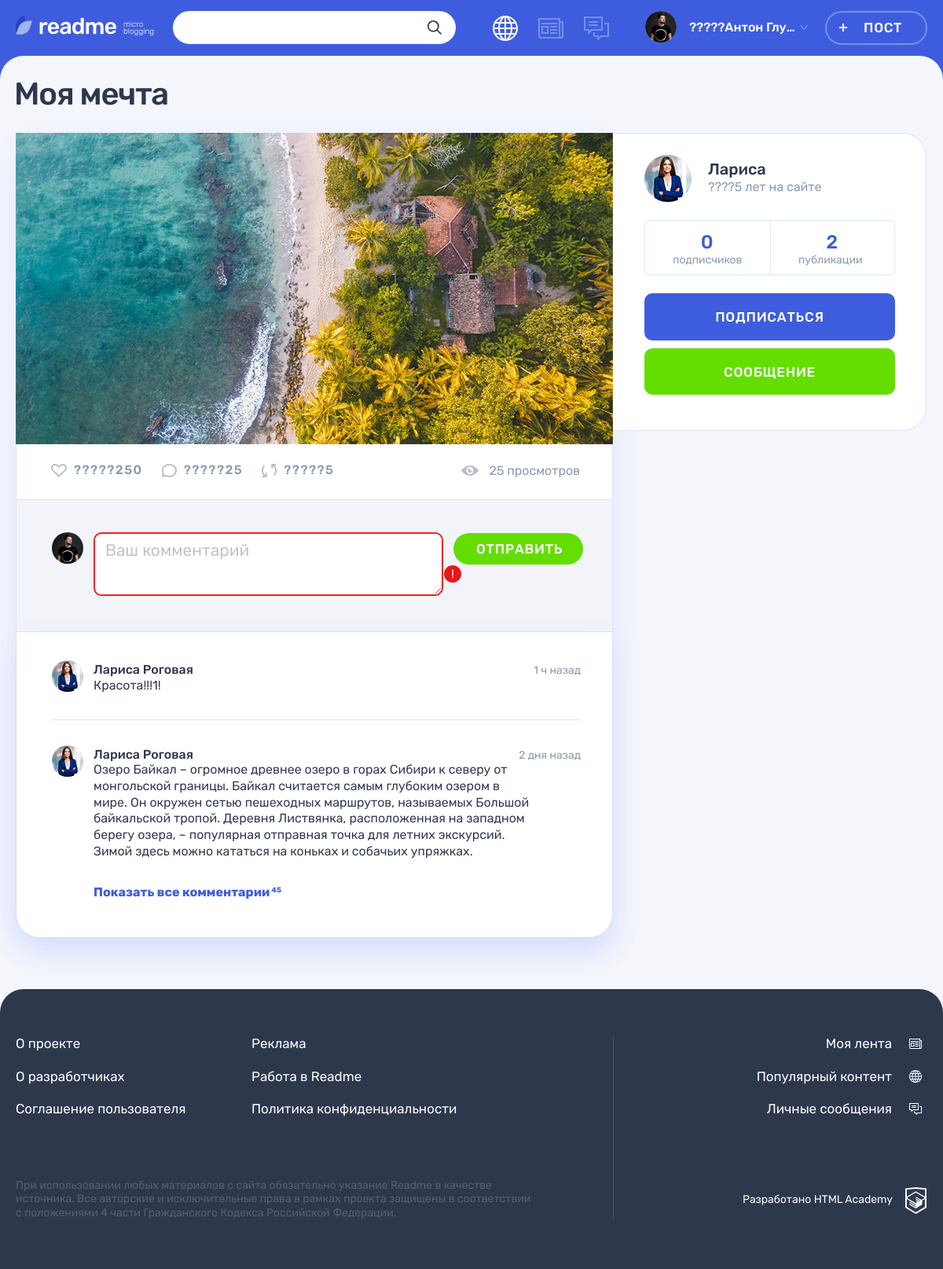
The app's page /post.php?id=4 with its own data.
### tables this page shows
CREATE TABLE IF NOT EXISTS posts (
id INT UNSIGNED AUTO_INCREMENT PRIMARY KEY,
author_id INT UNSIGNED,
post_type INT UNSIGNED,
dt_add DATETIME,
heading VARCHAR(128),
content TEXT,
quote_author TEXT,
img_url VARCHAR(128),
youtube_url VARCHAR(128),
url VARCHAR(128),
view_count INT,
FOREIGN KEY (author_id) REFERENCES users(id)
ON UPDATE CASCADE
ON DELETE CASCADE,
FOREIGN KEY (post_type) REFERENCES content_types(id)
ON UPDATE CASCADE
ON DELETE CASCADE
);

CREATE TABLE IF NOT EXISTS users (
id INT UNSIGNED AUTO_INCREMENT PRIMARY KEY,
username VARCHAR(32) NOT NULL UNIQUE,
dt_add DATETIME,
email VARCHAR(128) NOT NULL UNIQUE,
password VARCHAR(64),
avatar VARCHAR(128)
);

### helpers.php (called while the page is built, shortened)
<?php
function get_noun_plural_form(int $number, string $one, string $two, string $many): string
{
    $number = (int)$number;
    $mod10 = $number % 10;
    $mod100 = $number % 100;
    switch (true) {
        case ($mod10 >= 2 && $mod10 <= 4):
            return $two;
        default:
            return $many;
    }
}
function include_template($name, array $data = [])
{
    $name = 'templates/' . $name;
    extract($data);
    require $name;
    $result = ob_get_clean();
    return $result;
}

### functions.php (called while the page is built, shortened)
<?php
function secure_query_bind_result(mysqli $connection, string $sql, bool $check, ...$params) {
    $param_types = '';
    foreach ($params as $param) {
        $param_types .= (gettype($param) == 'integer') ? 'i' : 's';
    }
    $prepared_sql = mysqli_prepare($connection, $sql);
    mysqli_stmt_bind_param($prepared_sql, $param_types, ...$params);
    mysqli_stmt_execute($prepared_sql);
    if ($check) {
        mysqli_stmt_bind_result($prepared_sql, $bind);
        mysqli_stmt_fetch($prepared_sql);
        mysqli_stmt_close($prepared_sql);
        return $bind;
    }
    else {
        return mysqli_stmt_get_result($prepared_sql);
    }
}

### templates/post-details.php (the view, shortened to what this page needs)
<!DOCTYPE html>
<html lang="ru">
<head>
  <link rel="stylesheet" href="css/main.css">
</head>
<body class="page">
<header class="header">
  <div class="header__wrapper container">
    <div class="header__logo-wrapper">
      <a class="header__logo-link" href="main.html">
        <img class="header__logo" src="img/logo.svg" alt="Логотип readme" width="128" height="24">
      </a>
      <p class="header__topic">
        micro blogging
      </p>
    </div>
    <form class="header__search-form form" action="#" method="get">
      <div class="header__search">
        <input class="header__search-input form__input" type="search">
        <button class="header__search-button button" type="submit">
          <svg class="header__search-icon" width="18" height="18">
            <use xlink:href="#icon-search"></use>
          </svg>
        </button>
      </div>
    </form>
    <div class="header__nav-wrapper">
      <nav class="header__nav">
        <ul class="header__my-nav">
          <li class="header__my-page header__my-page--popular">
            <a class="header__page-link header__page-link--active" title="Популярный контент">
            </a>
          </li>
          <li class="header__my-page header__my-page--feed">
            <a class="header__page-link" href="feed.html" title="Моя лента">
            </a>
          </li>
          <li class="header__my-page header__my-page--messages">
            <a class="header__page-link" href="messages.html" title="Личные сообщения">
            </a>
          </li>
        </ul>
        <ul class="header__user-nav">
          <li class="header__profile">
            <a class="header__profile-link" href="#">
              <div class="header__avatar-wrapper">
                <img class="header__profile-avatar" src="img/userpic-medium.jpg" alt="Аватар профиля">
              </div>
              <div class="header__profile-name">
                <span>?????Антон Глуханько</span>
                <svg class="header__link-arrow" width="10" height="6">
                  <use xlink:href="#icon-arrow-right-ad"></use>
                </svg>
              </div>
            </a>
          </li>
          <li>
            <a class="header__post-button button button--transparent" href="add.php">Пост</a>
          </li>
        </ul>
      </nav>
    </div>
  </div>
</header>
<main class="page__main page__main--publication">
  <div class="container">
    <h1 class="page__title page__title--publication"><?=$post['heading']?></h1>
    <section class="post-details">
      <div class="post-details__wrapper">
        <div class="post-details__main-block post post--details">
            <div class="post-<?=$post['type_class']?>">
                <?php
                $post_content = include_template($post['type_class'].'-details.php', ['post' => $post]);
                print($post_content);
                ?>
            </div>
          <div class="post__indicators">
            <div class="post__buttons">
              <a class="post__indicator post__indicator--likes button" href="#" title="Лайк">
                <svg class="post__indicator-icon" width="20" height="17">
                  <use xlink:href="#icon-heart"></use>
                </svg>
                <span>?????250</span>
              </a>
              <a class="post__indicator post__indicator--comments button" href="#" title="Комментарии">
                <svg class="post__indicator-icon" width="19" height="17">
                  <use xlink:href="#icon-comment"></use>
                </svg>
                <span>?????25</span>
              </a>
              <a class="post__indicator post__indicator--repost button" href="#" title="Репост">
                <svg class="post__indicator-icon" width="19" height="17">
                  <use xlink:href="#icon-repost"></use>
                </svg>
                <span>?????5</span>
              </a>
            </div>
            <span class="post__view"><?=$post['view_count']?> просмотров</span>
          </div>
          <div class="comments">
            <form class="comments__form form" action="#" method="post">
              <div class="comments__my-avatar">
                <img class="comments__picture" src="img/userpic-medium.jpg" alt="Аватар пользователя">
              </div>
              <div class="form__input-section form__input-section--error">
                <textarea class="comments__textarea form__textarea form__input" placeholder="Ваш комментарий"></textarea>
                <button class="form__error-button button" type="button">!</button>
              </div>
              <button class="comments__submit button button--green" type="submit">Отправить</button>
            </form>
            <div class="comments__list-wrapper">
              <ul class="comments__list">
                <li class="comments__item user">
                  <div class="comments__avatar">
                    <a class="user__avatar-link" href="#">
                      <img class="comments__picture" src="img/userpic-larisa.jpg" alt="Аватар пользователя">
                    </a>
                  </div>
                  <div class="comments__info">
                    <div class="comments__name-wrapper">
                      <a class="comments__user-name" href="#">
                        <span>Лариса Роговая</span>
                      </a>
                      <time class="comments__time" datetime="2019-03-20">1 ч назад</time>
                    </div>
                    <p class="comments__text">
                      Красота!!!1!
                    </p>
                  </div>
                </li>
                <li class="comments__item user">
                  <div class="comments__avatar">
                    <a class="user__avatar-link" href="#">
                      <img class="comments__picture" src="img/userpic-larisa.jpg" alt="Аватар пользователя">
                    </a>
                  </div>
                  <div class="comments__info">
                    <div class="comments__name-wrapper">
                      <a class="comments__user-name" href="#">
                        <span>Лариса Роговая</span>
                      </a>
                      <time class="comments__time" datetime="2019-03-18">2 дня назад</time>
                    </div>
                    <p class="comments__text">
                      Озеро Байкал – огромное древнее озеро в горах Сибири к северу от монгольской границы. Байкал считается самым глубоким озером в мире. Он окружен сетью пешеходных маршрутов, называемых Большой байкальской тропой. Деревня Листвянка, расположенная на западном берегу озера, – популярная отправная точка для летних экскурсий. Зимой здесь можно кататься на коньках и собачьих упряжках.
                    </p>
                  </div>
                </li>
              </ul>
              <a class="comments__more-link" href="#">
                <span>Показать все комментарии</span>
                <sup class="comments__amount">45</sup>
              </a>
            </div>
          </div>
        </div>
        <div class="post-details__user user">
          <div class="post-details__user-info user__info">
            <div class="post-details__avatar user__avatar">
              <a class="post-details__avatar-link user__avatar-link" href="#">
                <img class="post-details__picture user__picture" src="<?=$post['avatar']?>" alt="Аватар пользователя">
              </a>
            </div>
            <div class="post-details__name-wrapper user__name-wrapper">
              <a class="post-details__name user__name" href="#">
                <span><?= $post['username'] ?></span>
              </a>
              <time class="post-details__time user__time" datetime="2014-03-20">????5 лет на сайте</time>
            </div>
          </div>
          <div class="post-details__rating user__rating">
            <p class="post-details__rating-item user__rating-item user__rating-item--subscribers">
              <span class="post-details__rating-amount user__rating-amount"><?= $author_followers_count ?></span>
              <span class="post-details__rating-text user__rating-text"><?= get_noun_plural_form($author_followers_count,'подписчик','подписчика','подписчиков'); ?></span>
            </p>
            <p class="post-details__rating-item user__rating-item user__rating-item--publications">
              <span class="post-details__rating-amount user__rating-amount"><?= $author_posts_count ?></span>
              <span class="post-details__rating-text user__rating-text"><?= get_noun_plural_form($author_posts_count,'публикация','публикации','публикаций'); ?></span>
            </p>
          </div>
          <div class="post-details__user-buttons user__buttons">
            <button class="user__button user__button--subscription button button--main" type="button">Подписаться</button>
            <a class="user__button user__button--writing button button--green" href="#">Сообщение</a>
          </div>
        </div>
      </div>
    </section>
  </div>
</main>
<footer class="footer">
  <div class="footer__wrapper">
    <div class="footer__container container">
      <div class="footer__site-info">
        <div class="footer__site-nav">
          <ul class="footer__info-pages">
            <li class="footer__info-page">
              <a class="footer__page-link" href="#">О проекте</a>
            </li>
            <li class="footer__info-page">
              <a class="footer__page-link" href="#">Реклама</a>
            </li>
            <li class="footer__info-page">
              <a class="footer__page-link" href="#">О разработчиках</a>
            </li>
            <li class="footer__info-page">
              <a class="footer__page-link" href="#">Работа в Readme</a>
            </li>
            <li class="footer__info-page">
              <a class="footer__page-link" href="#">Соглашение пользователя</a>
            </li>
            <li class="footer__info-page">
              <a class="footer__page-link" href="#">Политика конфиденциальности</a>
            </li>
          </ul>
        </div>
        <p class="footer__license">
          При использовании любых материалов с сайта обязательно указание Readme в качестве источника. Все авторские и исключительные права в рамках проекта защищены в соответствии с положениями 4 части Гражданского Кодекса Российской Федерации.
        </p>
      </div>
      <div class="footer__my-info">
        <ul class="footer__my-pages">
          <li class="footer__my-page footer__my-page--feed">
            <a class="footer__page-link" href="feed.html">Моя лента</a>
          </li>
          <li class="footer__my-page footer__my-page--popular">
            <a class="footer__page-link" href="popular.html">Популярный контент</a>
          </li>
          <li class="footer__my-page footer__my-page--messages">
            <a class="footer__page-link" href="messages.html">Личные сообщения</a>
          </li>
        </ul>
        <div class="footer__copyright">
          <a class="footer__copyright-link" href="https://htmlacademy.ru">
            <span>Разработано HTML Academy</span>
            <svg class="footer__copyright-logo" width="27" height="34">
              <use xlink:href="#icon-htmlacademy"></use>
            </svg>
          </a>
        </div>
      </div>
    </div>
  </div>
</footer>
</body>
</html>

### templates/photo-details.php
<div class="post-details__image-wrapper post-photo__image-wrapper">
    <img src="<?=htmlspecialchars($post['img_url'])?>" alt="Фото от пользователя <?=htmlspecialchars($post['username'])?>" width="760" height="507">
</div>

### records on screen
posts: heading "Моя мечта", img_url (picture), view_count "25", author.avatar (picture), author.username "Лариса"

### other values on screen
$author_followers_count "0"
$author_posts_count "2"
